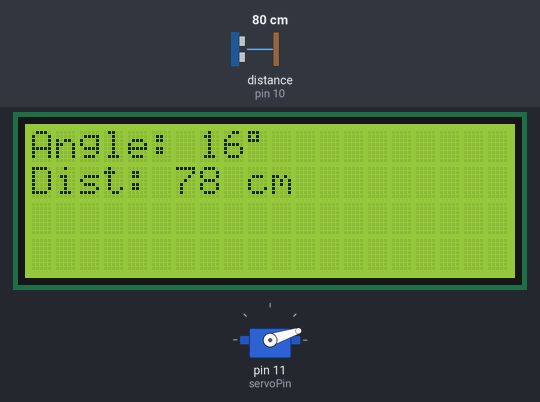
The sketch below on a simulated Arduino Uno, built with avr-gcc and run on an emulated ATmega328P. Parts: 20×4 character LCD, servo. Wiring (inferred from the names in the program): ultrasonic range finder: trigger pin 9; echo pin 10. The test bench sets the inputs (shaded band); at power-on: distance to the obstacle (sensor on pin 10) 80 cm. The echo pulse lasts 58.3 µs per cm.

Above: at 1.2 s.
1.3 s: distance to the obstacle (sensor on pin 10) set to 9 cm
At 1.51 s:
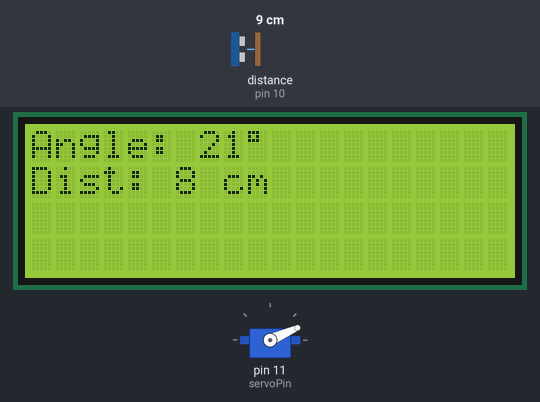
3.8 s: distance to the obstacle (sensor on pin 10) set to 2 cm
At 4.12 s:
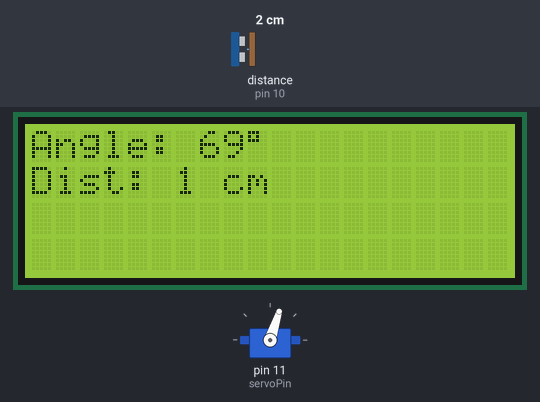
6.8 s: distance to the obstacle (sensor on pin 10) set to 18 cm
At 7.02 s:
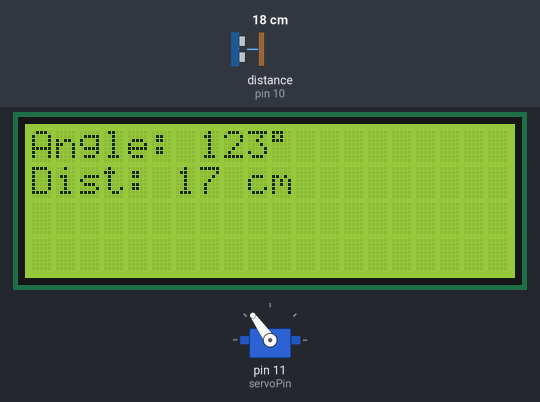
9.3 s: distance to the obstacle (sensor on pin 10) set to 35 cm
At 9.52 s:
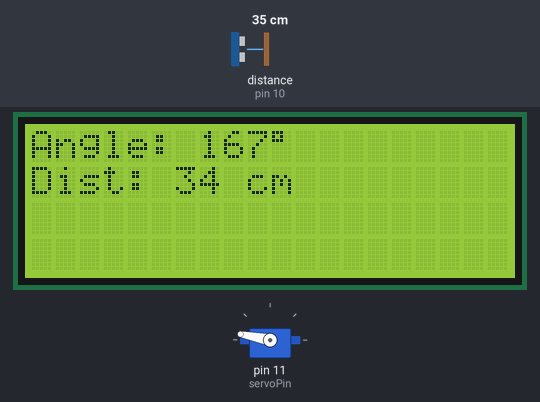
12.3 s: distance to the obstacle (sensor on pin 10) set to 4 cm
At 13.98 s:
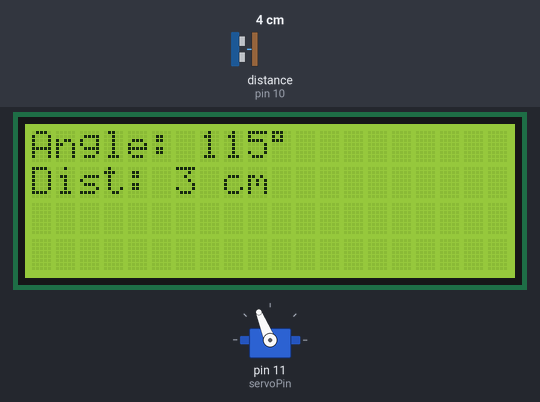
15.3 s: distance to the obstacle (sensor on pin 10) set to 299 cm
At 15.95 s:
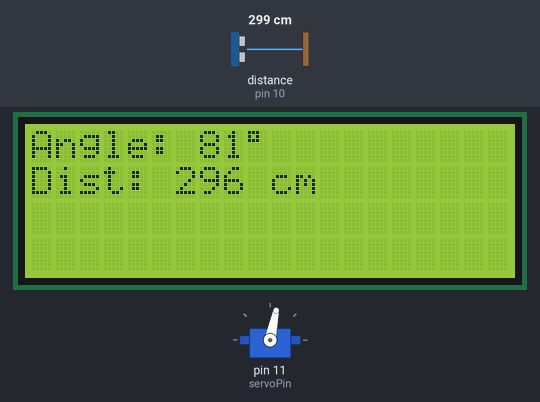
Timing chart, 0 to 62.8 s (numbered marks = the images above; inputs shaded):
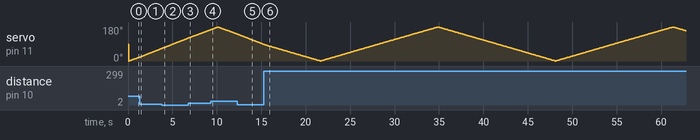

The sketch:

code8.ino
```cpp
#include <Wire.h>
#include <LiquidCrystal_I2C.h>
#include <Servo.h>

LiquidCrystal_I2C lcd(0x27, 20, 4);

const int trigPin = 9;
const int echoPin = 10;
const int servoPin = 11;

Servo servo;
int servoPos = 0;
bool sweepForward = true;
int sweepDelay = 30; // Adjust this to change speed

void setup() {
  lcd.init();
  lcd.backlight();
  servo.attach(servoPin);
  pinMode(trigPin, OUTPUT);
  pinMode(echoPin, INPUT);
}

void loop() {
  servo.write(servoPos);
  int distance = getDistance();

  lcd.clear();
  lcd.setCursor(0, 0);
  lcd.print("Angle: "); lcd.print(servoPos); lcd.print((char)223);
  lcd.setCursor(0, 1);
  if (distance == -1) lcd.print("No Obj");
  else lcd.print("Dist: "); lcd.print(distance); lcd.print(" cm");

  // Sweep
  if (sweepForward) {
    servoPos++;
    if (servoPos >= 180) sweepForward = false;
  } else {
    servoPos--;
    if (servoPos <= 0) sweepForward = true;
  }
  delay(sweepDelay);
}

int getDistance() {
  digitalWrite(trigPin, LOW); delayMicroseconds(2);
  digitalWrite(trigPin, HIGH); delayMicroseconds(10);
  digitalWrite(trigPin, LOW);
  long duration = pulseIn(echoPin, HIGH, 20000);
  if (duration == 0) return -1;
  return duration * 0.034 / 2;
}
```
